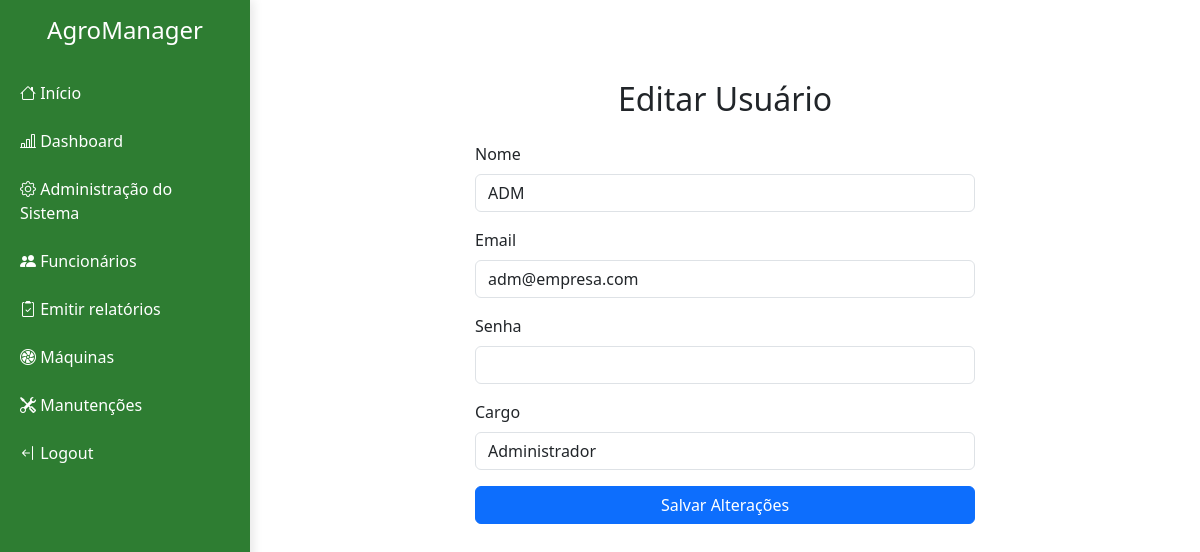
/inicio/editar-usuario/1/ (signed in), run on the app's committed database.
### login/models.py (models this page shows, shortened)
class User(AbstractBaseUser, PermissionsMixin):
    email = models.EmailField(unique=True)
    nome = models.CharField(max_length=255)
    cargo = models.ForeignKey(Cargo, on_delete=models.SET_NULL, null=True, blank=True)
    is_active = models.BooleanField(default=True)
    is_staff = models.BooleanField(default=False)
    def has_permissao(self, nome_permissao):
        if self.cargo:
            return self.cargo.permissoes.filter(nome=nome_permissao).exists()
        return False
    objects = UserManager()
    USERNAME_FIELD = "email"
    REQUIRED_FIELDS = ["nome"]
    class Meta:
        verbose_name = "Usuário"
        verbose_name_plural = "Usuários"

### gerirUsuarios/views.py (the view)
# urls.py: path("editar-usuario/<int:pk>/", UsuarioUpdateView.as_view(), name="editar_usuario"),
class UsuarioUpdateView(PermissaoRequiredMixin, UpdateView):
    model = User
    form_class = UsuarioForm
    template_name = "paginas/usuarios/editar_usuario.html"
    success_url = reverse_lazy("listar_usuarios")
    permissao_necessaria = "gerenciar_usuarios"

### gerirUsuarios/forms.py (shortened to what this page needs)
class UsuarioForm(forms.ModelForm):
    senha = forms.CharField(widget=forms.PasswordInput(attrs={"class": "form-control"}))
    class Meta:
        model = User
        fields = ["nome", "email", "senha", "cargo"]
        widgets = {
            "nome": forms.TextInput(attrs={"class": "form-control"}),
            "email": forms.EmailInput(attrs={"class": "form-control"}),
            "cargo": forms.Select(attrs={"class": "form-control"}),
        }

### login/mixins.py (called while the page is built)
    def dispatch(self, request, *args, **kwargs):
        if not request.user.is_authenticated:
            return redirect_to_login(request.get_full_path())
        if self.permissao_necessaria and not request.user.has_permissao(
            self.permissao_necessaria
        ):
            return render(request, 'paginas/permissao/falha_permissao.html')
        return super().dispatch(request, *args, **kwargs)

### login/models.py (called while the page is built)
    def __str__(self):
        return self.nome

### paginas/templates/paginas/usuarios/editar_usuario.html (shortened to what this page needs)
{% extends "base.html" %}
{% block content %}
<div class="container mt-5">
  <h2 class="mb-4 text-center">Editar Usuário</h2>
  <form method="post" class="mx-auto" style="max-width: 500px">
    {% csrf_token %} {% for field in form %}
    <div class="mb-3">
      <label class="form-label">{{ field.label }}</label>
      {{ field }}
    </div>
    {% endfor %}
    <div class="d-grid">
      <button type="submit" class="btn btn-primary">Salvar Alterações</button>
    </div>
  </form>
</div>
{% endblock content %}

### paginas/templates/base.html (style rules this page uses)
body { overflow-x: hidden; }

### data on the page
User: form "ADM" "adm@empresa.com" "Administrador"

### other printed values
{{ field.label }} "Nome" "Email" "Senha" "Cargo"
